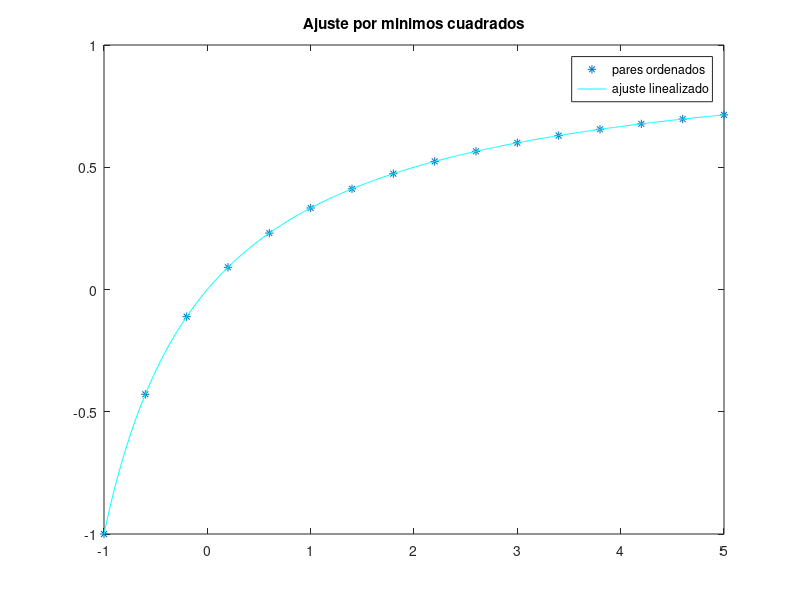

Write MATLAB code to recreate this figure.
% Ejercicio 3c: ajuste por minimos cuadrados ===================================
% La funcion de la cual provendrian los puntos es f(x) = a*x/(b+x). Dicha funcion 
% no es lineal respecto de los coeficientes, pero podemos calcular el ajuste de 
% la funcion inversa g(x) = (b+x)/(a*x) = b/(a*x) + 1/a  = (b/a)*t + 1/a 
% donde t = 1/x y haciendo c = b/a y d = 1/a tenemos g(x) = c*t + d
% Luego, del ajuste por minimos cuadrados lineal, el primer coeficiente es c y el 
% segundo coeficiente es d. Finalmente recordar que la funcion que queriamos 
% ajustar es 1./g(x).
% ==============================================================================
clc; clear all; close all;

f =@(x) 1.0*x./(2.0+x); % tomo a = 1.0 y b = 2.0

x = [-1:0.4:5]; % al utilizar la funcion inversa el cero no puede estar en x
y = f(x);
x0 = [x(1):0.01:x(end)];

coef = polyfit(1./x, 1./y, 1);
c = coef(1);
d = coef(2);
inv_y0 = c./x0 + d; % tambien se podria hacer directamente inv_y0 = polyval(coef, 1./x0)
y0 = 1./inv_y0;

figure (1)
plot(x, y, '*')
hold on 
plot(x0,y0, 'c')
legend('pares ordenados', 'ajuste linealizado')
title('Ajuste por minimos cuadrados') 